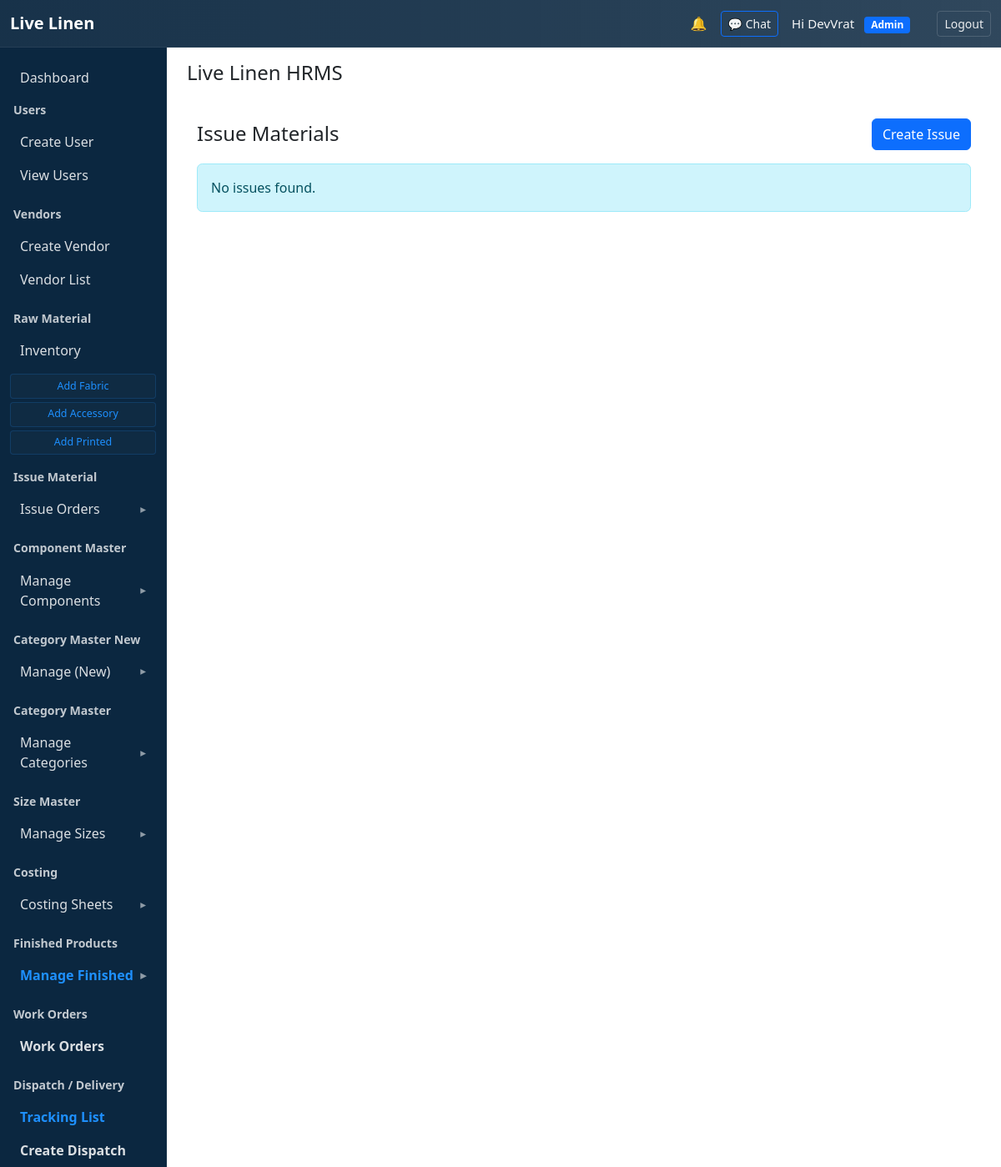
/issue-material/ (signed in), run on an earlier commit of the app's database.
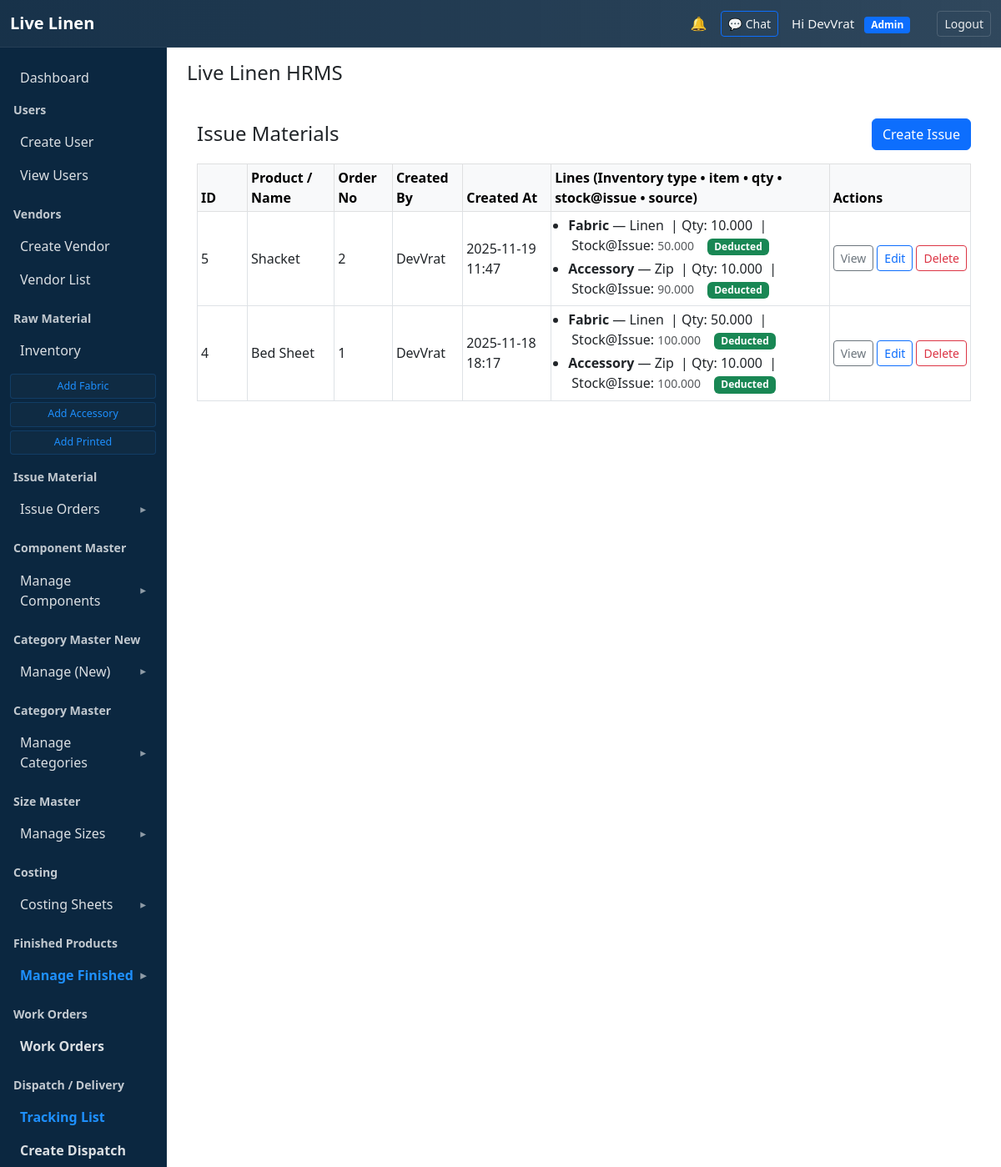
And on a later commit of the database.
### issue_material/models.py (models this page shows, shortened)
class Issue(models.Model):
    product = models.CharField(max_length=255)
    order_no = models.CharField(max_length=255, blank=True, null=True)
    created_by = models.ForeignKey(
        settings.AUTH_USER_MODEL,
        on_delete=models.SET_NULL,
        null=True,
        blank=True,
        related_name="issues_created",
    )
    created_at = models.DateTimeField(default=timezone.now)
    notes = models.TextField(blank=True, null=True)
    class Meta:
        ordering = ("-created_at",)

class IssueLine(models.Model):
    INVENTORY_TYPE_ACCESSORY = "accessory"
    INVENTORY_TYPE_FABRIC = "fabric"
    INVENTORY_TYPE_PRINTED = "printed"
    INVENTORY_TYPE_CHOICES = (
        (INVENTORY_TYPE_ACCESSORY, "Accessory"),
        (INVENTORY_TYPE_FABRIC, "Fabric"),
        (INVENTORY_TYPE_PRINTED, "Printed"),
    )
    issue = models.ForeignKey(
        Issue,
        related_name="lines",
        on_delete=models.CASCADE,
    )
    inventory_type = models.CharField(max_length=30, choices=INVENTORY_TYPE_CHOICES)
    content_type = models.ForeignKey(ContentType, on_delete=models.CASCADE, null=True, blank=True)
    object_id = models.PositiveIntegerField(null=True, blank=True)
    inventory_object = GenericForeignKey("content_type", "object_id")
    item_name = models.CharField(max_length=255, blank=True, null=True)
    stock_at_issue = models.DecimalField(
        max_digits=12, decimal_places=3, null=True, blank=True
    )
    from_waste = models.BooleanField(default=False)
    qty = models.DecimalField(max_digits=12, decimal_places=3, default=0)
    created_at = models.DateTimeField(auto_now_add=True)
    class Meta:
        ordering = ("-created_at",)

### issue_material/views.py (the view)
def _list_issues_impl(request: HttpRequest) -> HttpResponse:
    try:
        Issue = _get_issue_model_safe()
    except LookupError as e:
        return HttpResponse(f"<h2>Configuration error</h2><p>{e}</p>", status=500)
    qs = Issue.objects.all().order_by("-id")
    page = request.GET.get("page", 1)
    per_page = request.GET.get("per_page", 25)
    try:
        per_page = int(per_page)
    except Exception:
        per_page = 25
    paginator = Paginator(qs, per_page)
    try:
        page_obj = paginator.page(page)
    except PageNotAnInteger:
        page_obj = paginator.page(1)
    except EmptyPage:
        page_obj = paginator.page(paginator.num_pages)
    context = {"object_list": page_obj.object_list, "page_obj": page_obj, "paginator": paginator}
    return render(request, TEMPLATE_LIST, context)

### core/context_processors.py (called while the page is built)
def unread_notifications_count(request):
    if not getattr(request, 'user', None) or not request.user.is_authenticated:
        return {'unread_notifications_count': 0}
    try:
        unread = request.user.notifications.filter(is_read=False).count()
    except Exception:
        unread = 0
    return {'unread_notifications_count': unread}

### issue_material/views.py (called while the page is built)
def _get_issue_model_safe():
    try:
        return apps.get_model("issue_material", "Issue")
    except LookupError:
        try:
            return apps.get_model("issue_material", "IssueMaterial")
        except LookupError as e:
            raise LookupError(
                "Model 'Issue' or 'IssueMaterial' not found in app 'issue_material'. "
                "Check issue_material/models.py and INSTALLED_APPS."
            ) from e

### templates/issue_forms/issue_list.html (shortened to what this page needs)
{% extends "base.html" %}
{% load static %}
{% block content %}
<div class="container py-4">
  <div class="d-flex justify-content-between align-items-center mb-3">
    <h4 class="mb-0">Issue Materials</h4>
    <a class="btn btn-primary" href="{% url 'issue_material:create_issue' %}">Create Issue</a>
  </div>
  {% if object_list %}
    <div class="table-responsive">
      <table class="table table-sm table-bordered align-middle">
        <thead class="table-light">
          <tr>
            <th style="width:60px">ID</th>
            <th>Product / Name</th>
            <th>Order No</th>
            <th>Created By</th>
            <th>Created At</th>
            <th>Lines (Inventory type • item • qty • stock@issue • source)</th>
            <th style="width:150px">Actions</th>
          </tr>
        </thead>
        <tbody>
          {% for obj in object_list %}
            <tr>
              <td class="align-middle">{{ obj.pk }}</td>
              <td class="align-middle">
                {{ obj.product|default:"--" }}
              </td>
              <td class="align-middle">
                {{ obj.order_no|default:"--" }}
              </td>
              <td class="align-middle">
                {% if obj.created_by %}
                  {{ obj.created_by.get_full_name|default:obj.created_by.username }}
                {% else %}
                  --
                {% endif %}
              </td>
              <td class="align-middle">
                {% if obj.created_at %}
                  {{ obj.created_at|date:"Y-m-d H:i" }}
                {% else %}
                  --
                {% endif %}
              </td>
              <td>
                {% if obj.lines.all %}
                  <ul class="mb-0 ps-3">
                    {% for line in obj.lines.all %}
                      <li class="mb-1">
                        <span class="fw-semibold">{{ line.inventory_type|title }}</span>
                         — {{ line.item_name|default:"(unknown item)" }}
                        &nbsp;|&nbsp;Qty: <span class="fw-medium">{{ line.qty }}</span>
                        {% if line.stock_at_issue is not None %}
                          &nbsp;|&nbsp;Stock@Issue: <small class="text-muted">{{ line.stock_at_issue }}</small>
                        {% endif %}
                        {% if line.from_waste %}
                          &nbsp;<span class="badge bg-secondary ms-2">From waste</span>
                        {% else %}
                          &nbsp;<span class="badge bg-success ms-2">Deducted</span>
                        {% endif %}
                      </li>
                    {% endfor %}
                  </ul>
                {% else %}
                  <small class="text-muted">— no lines —</small>
                {% endif %}
              </td>
              <td class="align-middle">
                <div class="d-flex gap-1">
                  <a class="btn btn-sm btn-outline-secondary" href="{% url 'issue_material:issue_detail' obj.pk %}">View</a>
                  <a class="btn btn-sm btn-outline-primary" href="{% url 'issue_material:issue_edit' obj.pk %}">Edit</a>
                  <form method="post" action="{% url 'issue_material:issue_delete' obj.pk %}" style="display:inline;">
                    <button type="submit" class="btn btn-sm btn-outline-danger">Delete</button>
                  </form>
                </div>
              </td>
            </tr>
          {% endfor %}
        </tbody>
      </table>
    </div>
  {% else %}
    <div class="alert alert-info">No issues found.</div>
  {% endif %}
</div>
{% endblock %}

What changed in the data, as far as the page shows it:
added Issue: pk "5", product "Shacket", order_no "2", created_by.get_full_name "DevVrat", created_at "2025-11-19 11:47"
added IssueLine: inventory_type "Fabric", item_name "Linen", qty "10.000", stock_at_issue "50.000", from_waste "Deducted", shown under "5"
added IssueLine: inventory_type "Accessory", item_name "Zip", qty "10.000", stock_at_issue "90.000", from_waste "Deducted", shown under "5"
added Issue: pk "4", product "Bed Sheet", order_no "1", created_by.get_full_name "DevVrat", created_at "2025-11-18 18:17"
added IssueLine: inventory_type "Fabric", item_name "Linen", qty "50.000", stock_at_issue "100.000", from_waste "Deducted", shown under "4"
added IssueLine: inventory_type "Accessory", item_name "Zip", qty "10.000", stock_at_issue "100.000", from_waste "Deducted", shown under "4"
Also different on the page:
text no longer shown: "No issues found."
text now shown: "ID Product / Name Order No Created By Created At Lines (Inventory type • item • qty • stock@issue • source) Actions"
